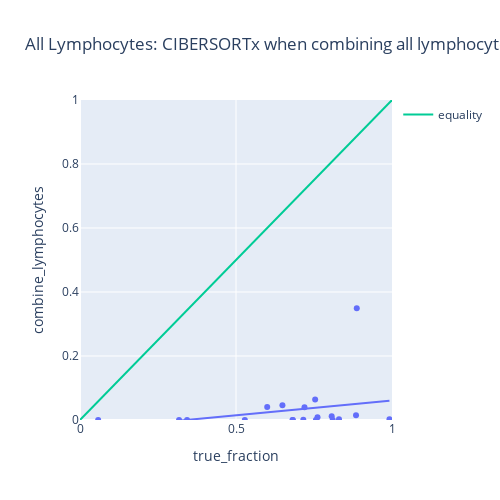

The notebook cell saved with this chart:
### Code cell
fig = px.scatter(
    df.loc["Lymphocytes"],
    x="true_fraction",
    y="combine_lymphocytes",
    title="All Lymphocytes: CIBERSORTx when combining all lymphocytes (B, NK, T), versus truth",
    trendline="ols"
)
fig.add_trace(go.Scatter(x=[0, 1], y=[0, 1], mode='lines', name='equality'))
fig.update_xaxes(range=[0, 1])
fig.update_yaxes(range=[0, 1])
fig.update_layout(width=500, height=500)
fig.show()

### Figure 1 — Plotly figure (JSON) as saved in the notebook; plotly's stock layout.template omitted (floating-point values rounded to 4 significant figures)
{"data": [{"hovertemplate": "true_fraction=%{x}<br>combine_lymphocytes=%{y}<extra></extra>", "legendgroup": "", "marker": {"color": "#636efa", "symbol": "circle"}, "mode": "markers", "name": "", "orientation": "v", "showlegend": false, "type": "scatter", "x": [0.6, 0.3175, 0.8871, 0.7562, 0.5283, 0.6823, 0.8101, 0.8301, 0.3431, 0.0582, 0.9918, 0.7158, 0.7195, 0.8847, 0.7537, 0.7613, 0.8067, 0.6812, 0.6488], "xaxis": "x", "y": [0.04063, 0, 0.3493, 0, 0, 0, 0, 0.002184, 0, 0, 0.002318, 0.0007918, 0.04005, 0.01488, 0.06392, 0.008402, 0.01175, 0, 0.04595], "yaxis": "y"}, {"hovertemplate": "<b>OLS trendline</b><br>combine_lymphocytes = 0.0920818 * true_fraction + -0.0313841<br>R<sup>2</sup>=0.068249<br><br>true_fraction=%{x}<br>combine_lymphocytes=%{y} <b>(trend)</b><extra></extra>", "legendgroup": "", "marker": {"color": "#636efa", "symbol": "circle"}, "mode": "lines", "name": "", "showlegend": false, "type": "scatter", "x": [0.0582, 0.3175, 0.3431, 0.5283, 0.6, 0.6488, 0.6812, 0.6823, 0.7158, 0.7195, 0.7537, 0.7562, 0.7613, 0.8067, 0.8101, 0.8301, 0.8847, 0.8871, 0.9918], "xaxis": "x", "y": [-0.02602, -0.002148, 0.0002092, 0.01726, 0.02386, 0.02836, 0.03134, 0.03144, 0.03453, 0.03487, 0.03802, 0.03825, 0.03872, 0.0429, 0.04321, 0.04505, 0.05008, 0.0503, 0.05994], "yaxis": "y"}, {"mode": "lines", "name": "equality", "type": "scatter", "x": [0, 1], "y": [0, 1]}], "layout": {"height": 500, "legend": {"tracegroupgap": 0}, "title": {"text": "All Lymphocytes: CIBERSORTx when combining all lymphocytes (B, NK, T), versus truth"}, "width": 500, "xaxis": {"anchor": "y", "domain": [0, 1], "range": [0, 1], "title": {"text": "true_fraction"}, "type": "linear"}, "yaxis": {"anchor": "x", "domain": [0, 1], "range": [0, 1], "title": {"text": "combine_lymphocytes"}, "type": "linear"}}}
